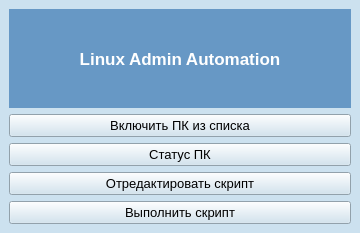
<?xml version="1.0" encoding="UTF-8"?>
<ui version="4.0">
 <class>MainWindow</class>
 <widget class="QMainWindow" name="MainWindow">
  <property name="geometry">
   <rect>
    <x>0</x>
    <y>0</y>
    <width>360</width>
    <height>233</height>
   </rect>
  </property>
  <property name="windowTitle">
   <string>MainWindow</string>
  </property>
  <property name="styleSheet">
   <string notr="true">background-color: rgb(204, 225, 239);
</string>
  </property>
  <widget class="QWidget" name="centralwidget">
   <layout class="QGridLayout" name="gridLayout">
    <item row="5" column="0">
     <widget class="QPushButton" name="pushButton_3">
      <property name="font">
       <font>
        <pointsize>10</pointsize>
        <weight>50</weight>
        <bold>false</bold>
       </font>
      </property>
      <property name="text">
       <string>Отредактировать скрипт</string>
      </property>
     </widget>
    </item>
    <item row="6" column="0">
     <widget class="QPushButton" name="pushButton_4">
      <property name="font">
       <font>
        <pointsize>10</pointsize>
        <weight>50</weight>
        <bold>false</bold>
       </font>
      </property>
      <property name="text">
       <string>Выполнить скрипт</string>
      </property>
     </widget>
    </item>
    <item row="0" column="0">
     <widget class="QLabel" name="label">
      <property name="enabled">
       <bool>true</bool>
      </property>
      <property name="font">
       <font>
        <pointsize>13</pointsize>
        <weight>75</weight>
        <bold>true</bold>
       </font>
      </property>
      <property name="layoutDirection">
       <enum>Qt::LeftToRight</enum>
      </property>
      <property name="styleSheet">
       <string notr="true">background-color: rgb(103, 152, 197);
color: rgb(255, 255, 255);</string>
      </property>
      <property name="text">
       <string>Linux Admin Automation</string>
      </property>
      <property name="alignment">
       <set>Qt::AlignCenter</set>
      </property>
     </widget>
    </item>
    <item row="4" column="0">
     <widget class="QPushButton" name="pushButton_2">
      <property name="font">
       <font>
        <pointsize>10</pointsize>
        <weight>50</weight>
        <bold>false</bold>
       </font>
      </property>
      <property name="text">
       <string>Статус ПК</string>
      </property>
     </widget>
    </item>
    <item row="1" column="0">
     <widget class="QPushButton" name="pushButton">
      <property name="font">
       <font>
        <pointsize>10</pointsize>
        <weight>50</weight>
        <bold>false</bold>
       </font>
      </property>
      <property name="text">
       <string>Включить ПК из списка</string>
      </property>
     </widget>
    </item>
   </layout>
  </widget>
 </widget>
 <resources/>
 <connections/>
</ui>
